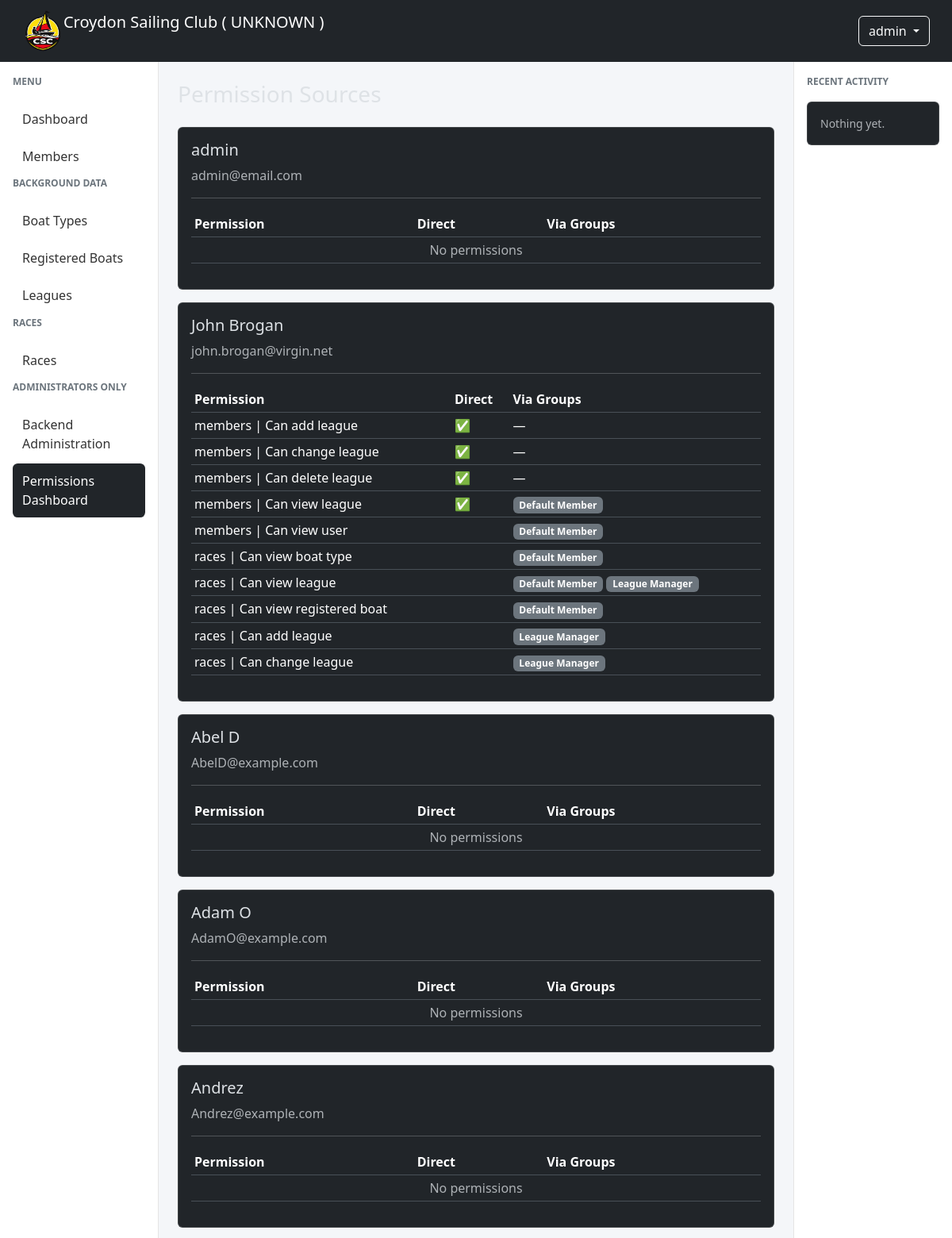
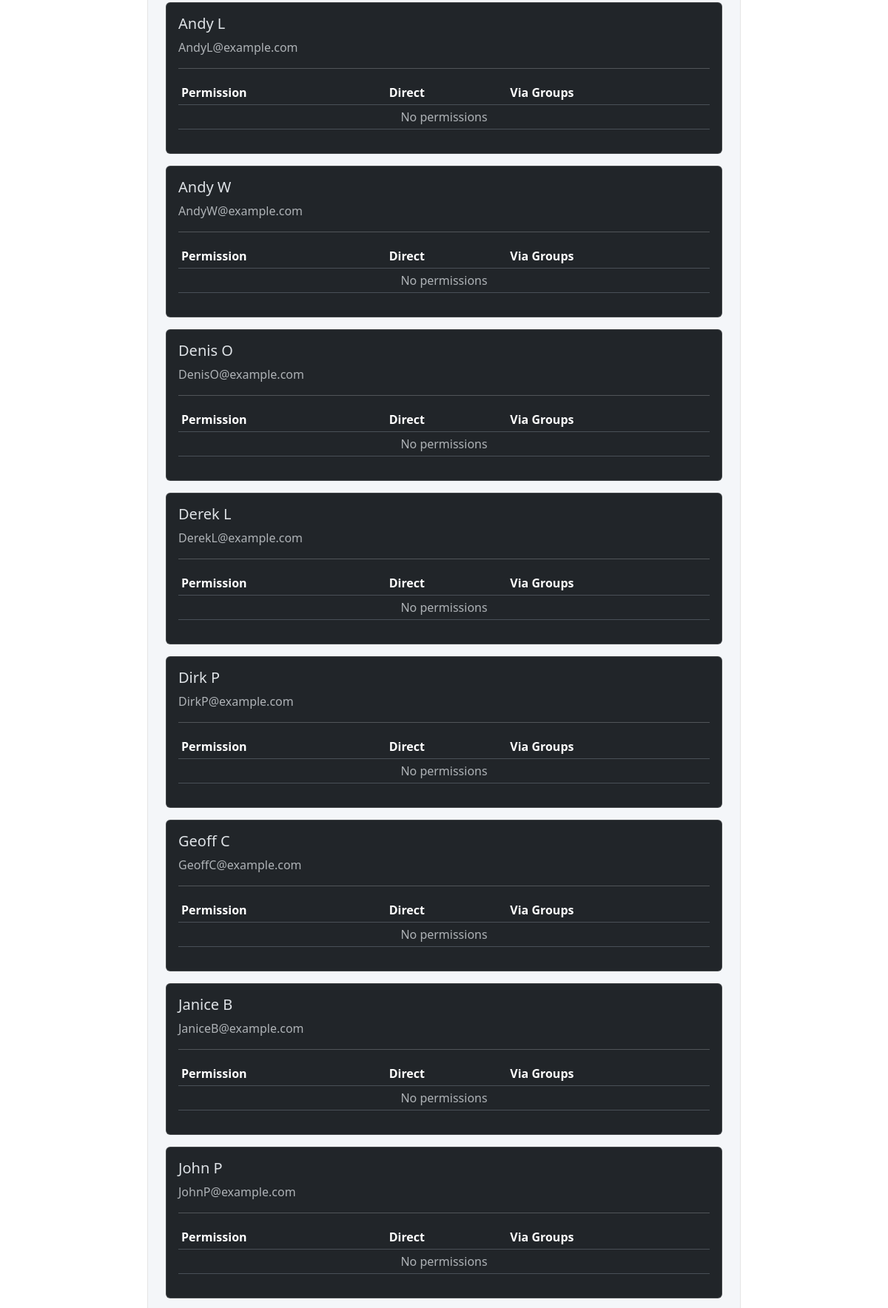
/members/permissions/ (signed in, upper part), run on the app's committed database (2 pictures, top to bottom).
### members/models.py (models this page shows, shortened)
class Member(AbstractUser):
    username = models.CharField(
        max_length=150,
        unique=True,
        null=True,
        blank=True,
        verbose_name="Alias"
    )
    email = models.EmailField(
        unique=True,
        verbose_name="Email Address"
    )
    full_name = models.CharField(
        max_length=255,
        blank=True,
        help_text="Full name as an alternative to first and last name"
    )
    email_verified = models.BooleanField(
        default=False,
        help_text="Designates whether the user's email has been verified"
    )
    default_boat = models.ForeignKey(
        "races.RegisteredBoat",
        on_delete=models.SET_NULL,
        null=True,
        blank=True,
        related_name="default_for_members",
    )
    USERNAME_FIELD = "email"
    REQUIRED_FIELDS = ["username"]
    def get_short_name(self):
        return self.full_name or self.username or self.email

### members/views.py (the view)
# urls.py: path("permissions/", PermissionDashboardView.as_view(), name="permission-dashboard"),
class PermissionDashboardView(UserPassesTestMixin, TemplateView):
    template_name = "members/permission_dashboard.html"
    def test_func(self):
        return self.request.user.is_staff
    def get_context_data(self, **kwargs):
        context = super().get_context_data(**kwargs)
        users = User.objects.all().prefetch_related(
            "groups__permissions",
            "user_permissions"
        )
        dashboard = []
        for user in users:
            perm_map = {}
            for perm in user.user_permissions.all():
                key = perm.id
                perm_map.setdefault(key, {
                    "perm": perm,
                    "direct": False,
                    "groups": []
                })
                perm_map[key]["direct"] = True
            for group in user.groups.all():
                for perm in group.permissions.all():
                    key = perm.id
                    perm_map.setdefault(key, {
                        "perm": perm,
                        "direct": False,
                        "groups": []
                    })
                    perm_map[key]["groups"].append(group)
            dashboard.append({
                "user": user,
                "permissions": perm_map.values(),
            })
        context["dashboard"] = dashboard
        return context

### csc_manager/context_processors.py (called while the page is built)
def template_settings(request):
    return {
        name: getattr(settings, name)
        for name in getattr(settings, "TEMPLATE_VISIBLE_SETTINGS", [])
    }

### members/templates/members/permission_dashboard.html (shortened to what this page needs)
{% extends "base.html" %}
{% block content %}
<h3 class="mb-4">Permission Sources</h3>
{% for entry in dashboard %}
<div class="card mb-3">
    <div class="card-body">
        <h5>{{ entry.user.get_short_name }}</h5>
        <p class="text-muted">{{ entry.user.email }}</p>
        <hr>
        <table class="table table-sm">
            <thead>
                <tr>
                    <th>Permission</th>
                    <th>Direct</th>
                    <th>Via Groups</th>
                </tr>
            </thead>
            <tbody>
                {% for item in entry.permissions %}
                <tr>
                    <td>
                        {{ item.perm.content_type.app_label }} |
                        {{ item.perm.name }}
                    </td>
                    <td>
                        {% if item.direct %}
                            ✅
                        {% endif %}
                    </td>
                    <td>
                        {% for g in item.groups %}
                            <span class="badge bg-secondary">
                                {{ g.name }}
                            </span>
                        {% empty %}
                            —
                        {% endfor %}
                    </td>
                </tr>
                {% empty %}
                <tr>
                    <td colspan="3" class="text-muted text-center">
                        No permissions
                    </td>
                </tr>
                {% endfor %}
            </tbody>
        </table>
    </div>
</div>
{% endfor %}
{% endblock %}

### csc_manager/templates/base.html (shortened to what this page needs)
{% load bootstrap5 %}
{% load static %}
<!DOCTYPE html>
<html lang="en" data-bs-theme="dark">
<head>
    {% bootstrap_css %}
    <link href="https://cdn.jsdelivr.net/npm/bootstrap-icons@1.11.3/font/bootstrap-icons.css" rel="stylesheet">
</head>
<body>
<nav class="navbar navbar-expand-lg navbar-dark bg-dark px-3">
    <div class="container-fluid m">
        <a class="navbar-brand d-flex align-items-centre" href="/">
            <img src="{% static 'img/csc_logo_cropped.png' %}" class="logo"> Croydon Sailing Club ( {{ ENVIRONMENT }} )
        </a>
        <div class="ms-auto">
            {% if user.is_authenticated %}
            <div class="dropdown">
                <a class="btn btn-outline-light dropdown-toggle"
                   data-bs-toggle="dropdown">
                    {{ user.get_short_name|default:user.email }}
                </a>
            </div>
            {% else %}
                <a class="btn btn-outline-light" href="{% url 'login' %}">
                    Login
                </a>
            {% endif %}
        </div>
    </div>
</nav>
<div class="container-fluid">
    <div class="row">
        <div class="col-lg-2 d-none d-lg-block sidebar p-3">
            {% include "components/sidebar_menu.html" %}
        </div>
        <main class="col-lg-8 col-12 p-4">
            {% block content %}{% endblock %}
        </main>
        <div class="col-lg-2 d-none d-lg-block activity-panel p-3">
            <div class="sidebar-title">Recent Activity</div>
            {% block rightpanel %}
            <div class="card">
                <div class="card-body small text-muted">
                    Nothing yet.
                </div>
            </div>
            {% endblock %}
        </div>
    </div>
</div>
</body>
</html>

### csc_manager/templates/base.html (style rules this page uses)
body { background-color: #f4f6f9; }
.logo { height: 52px; width: auto; max-width: none; display: block; }
.sidebar { min-height: calc(100vh - 56px); border-right: 1px solid #e5e5e5; background: white; }
.sidebar-title { font-size: 0.75rem; font-weight: 600; text-transform: uppercase; color: #6c757d; margin-bottom: 1rem; }
.activity-panel { background: white; border-left: 1px solid #e5e5e5; min-height: calc(100vh - 56px); }
.activity-panel .card { margin-bottom: 0.75rem; }
.navbar-brand { flex: 0 0 auto; max-width: none; }
.navbar-brand img { max-width: none !important; }
.navbar > .container-fluid { flex-wrap: nowrap; }

### data on the page
Member: get_short_name "admin", user.get_short_name "admin", user.email "admin@email.com"
Member: user.get_short_name "John Brogan", user.email "john.brogan@virgin.net"
Member: user.get_short_name "Abel D", user.email "AbelD@example.com"
Member: user.get_short_name "Adam O", user.email "AdamO@example.com"
Member: user.get_short_name "Andrez", user.email "Andrez@example.com"
Member: user.get_short_name "Andy L", user.email "AndyL@example.com"
Member: user.get_short_name "Andy W", user.email "AndyW@example.com"
Member: user.get_short_name "Denis O", user.email "DenisO@example.com"
Member: user.get_short_name "Derek L", user.email "DerekL@example.com"
Member: user.get_short_name "Dirk P", user.email "DirkP@example.com"
Member: user.get_short_name "Geoff C", user.email "GeoffC@example.com"
Member: user.get_short_name "Janice B", user.email "JaniceB@example.com"
Member: user.get_short_name "John P", user.email "JohnP@example.com"

### other printed values
{{ ENVIRONMENT }} "UNKNOWN"
{{ item.perm.content_type.app_label }} "members"
{{ item.perm.name }} "Can add league"
{{ item.perm.name }} "Can change league"
{{ item.perm.name }} "Can delete league"
{{ item.perm.name }} "Can view league"
{{ g.name }} "Default Member"
{{ item.perm.name }} "Can view user"
{{ item.perm.content_type.app_label }} "races"
{{ item.perm.name }} "Can view boat type"
{{ g.name }} "League Manager"
{{ item.perm.name }} "Can view registered boat"
